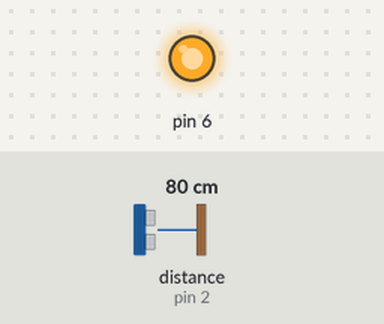
The sketch below on a simulated Arduino Uno, built with avr-gcc and run on an emulated ATmega328P. On the bench: output pins drawn as LEDs (lit = HIGH). Wiring (inferred from the names in the program): ultrasonic range finder: trigger pin 3; echo pin 2. The inputs (shaded band) are chosen by the test bench; at power-on: distance to the obstacle (sensor on pin 2) 80 cm. The echo pulse lasts 58.3 µs per cm; pins used as bus, display or sensor lines are not drawn.

Above: at 6.0 s.
At 11.5 s:
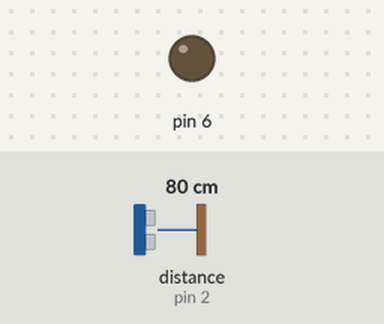
Timing chart, 0 to 15.3 s (numbered marks = the images above):
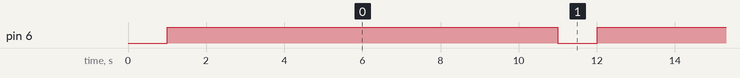

Measured:
- by itself, pin 6: alternates HIGH for 10.0 s and LOW for 1.0 s

The sketch:

sketch_may13a_copy_20250513195932.ino
```cpp
int echoPin = 2;
int trigPin = 3;
int Firstzamer = 0;
void setup() {
    int Firstzamer = 0;
    digitalWrite(trigPin, LOW);
    delayMicroseconds(2);
    digitalWrite(trigPin, HIGH);
    delayMicroseconds(10);
    digitalWrite(trigPin, LOW);
    Firstzamer = pulseIn(echoPin, HIGH);
    pinMode(trigPin, OUTPUT);
    pinMode(echoPin, INPUT);
    pinMode(6,OUTPUT);
}

void loop() {
    int duration, cm;
    digitalWrite(trigPin, LOW);
    delayMicroseconds(2);
    digitalWrite(trigPin, HIGH);
    delayMicroseconds(10);
    digitalWrite(trigPin, LOW);
    duration = pulseIn(echoPin, HIGH);
    if (duration > Firstzamer){
      digitalWrite(6,1);
      delay(10000);
      digitalWrite(6,0);
    }
    delay(1000);
}
```
